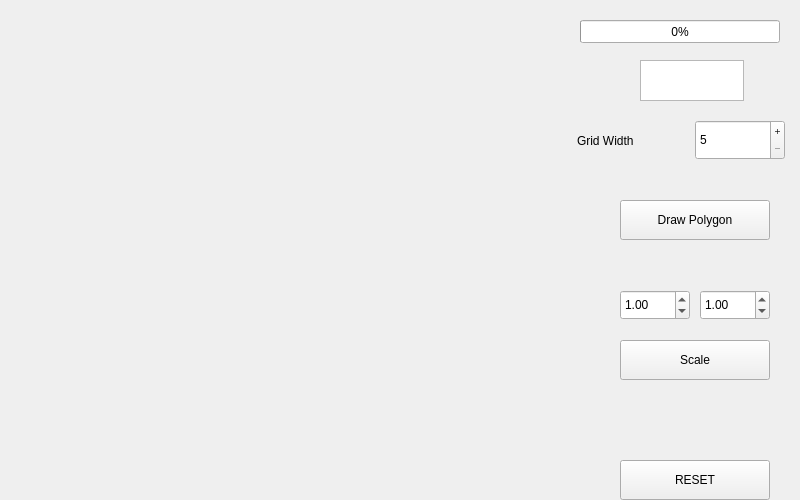
<?xml version="1.0" encoding="UTF-8"?>
<ui version="4.0">
 <class>ScalingMainWidget</class>
 <widget class="QWidget" name="ScalingMainWidget">
  <property name="geometry">
   <rect>
    <x>0</x>
    <y>0</y>
    <width>800</width>
    <height>500</height>
   </rect>
  </property>
  <property name="windowTitle">
   <string>Form</string>
  </property>
  <widget class="QPushButton" name="drawPolygonButton">
   <property name="geometry">
    <rect>
     <x>620</x>
     <y>200</y>
     <width>150</width>
     <height>40</height>
    </rect>
   </property>
   <property name="cursor">
    <cursorShape>PointingHandCursor</cursorShape>
   </property>
   <property name="text">
    <string>Draw Polygon</string>
   </property>
  </widget>
  <widget class="QTextEdit" name="timeDisplay">
   <property name="geometry">
    <rect>
     <x>640</x>
     <y>60</y>
     <width>104</width>
     <height>41</height>
    </rect>
   </property>
   <property name="font">
    <font>
     <weight>75</weight>
     <bold>true</bold>
    </font>
   </property>
   <property name="cursor" stdset="0">
    <cursorShape>ForbiddenCursor</cursorShape>
   </property>
   <property name="mouseTracking">
    <bool>false</bool>
   </property>
   <property name="verticalScrollBarPolicy">
    <enum>Qt::ScrollBarAlwaysOff</enum>
   </property>
   <property name="horizontalScrollBarPolicy">
    <enum>Qt::ScrollBarAlwaysOff</enum>
   </property>
   <property name="readOnly">
    <bool>true</bool>
   </property>
  </widget>
  <widget class="QLabel" name="label">
   <property name="geometry">
    <rect>
     <x>577</x>
     <y>130</y>
     <width>101</width>
     <height>21</height>
    </rect>
   </property>
   <property name="text">
    <string>Grid Width</string>
   </property>
  </widget>
  <widget class="ScalingGraphWidget" name="widget" native="true">
   <property name="geometry">
    <rect>
     <x>40</x>
     <y>20</y>
     <width>479</width>
     <height>479</height>
    </rect>
   </property>
  </widget>
  <widget class="QSpinBox" name="gridWidth">
   <property name="geometry">
    <rect>
     <x>695</x>
     <y>120</y>
     <width>90</width>
     <height>40</height>
    </rect>
   </property>
   <property name="buttonSymbols">
    <enum>QAbstractSpinBox::PlusMinus</enum>
   </property>
   <property name="minimum">
    <number>5</number>
   </property>
   <property name="maximum">
    <number>25</number>
   </property>
  </widget>
  <widget class="QPushButton" name="drawButton">
   <property name="geometry">
    <rect>
     <x>620</x>
     <y>340</y>
     <width>150</width>
     <height>40</height>
    </rect>
   </property>
   <property name="cursor">
    <cursorShape>PointingHandCursor</cursorShape>
   </property>
   <property name="text">
    <string>Scale</string>
   </property>
  </widget>
  <widget class="QProgressBar" name="progressBar">
   <property name="geometry">
    <rect>
     <x>580</x>
     <y>20</y>
     <width>200</width>
     <height>23</height>
    </rect>
   </property>
   <property name="value">
    <number>0</number>
   </property>
  </widget>
  <widget class="QPushButton" name="resetButton">
   <property name="geometry">
    <rect>
     <x>620</x>
     <y>460</y>
     <width>150</width>
     <height>40</height>
    </rect>
   </property>
   <property name="cursor">
    <cursorShape>PointingHandCursor</cursorShape>
   </property>
   <property name="text">
    <string>RESET</string>
   </property>
  </widget>
  <widget class="QDoubleSpinBox" name="spinBox">
   <property name="geometry">
    <rect>
     <x>620</x>
     <y>290</y>
     <width>70</width>
     <height>30</height>
    </rect>
   </property>
   <property name="minimum">
    <double>0.010000000000000</double>
   </property>
   <property name="singleStep">
    <double>0.010000000000000</double>
   </property>
   <property name="value">
    <double>1.000000000000000</double>
   </property>
  </widget>
  <widget class="QDoubleSpinBox" name="spinBox_2">
   <property name="geometry">
    <rect>
     <x>700</x>
     <y>290</y>
     <width>70</width>
     <height>30</height>
    </rect>
   </property>
   <property name="minimum">
    <double>0.010000000000000</double>
   </property>
   <property name="singleStep">
    <double>0.010000000000000</double>
   </property>
   <property name="value">
    <double>1.000000000000000</double>
   </property>
  </widget>
 </widget>
 <customwidgets>
  <customwidget>
   <class>ScalingGraphWidget</class>
   <extends>QWidget</extends>
   <header>polygons/scalinggraphwidget.h</header>
   <container>1</container>
  </customwidget>
 </customwidgets>
 <resources/>
 <connections/>
</ui>
